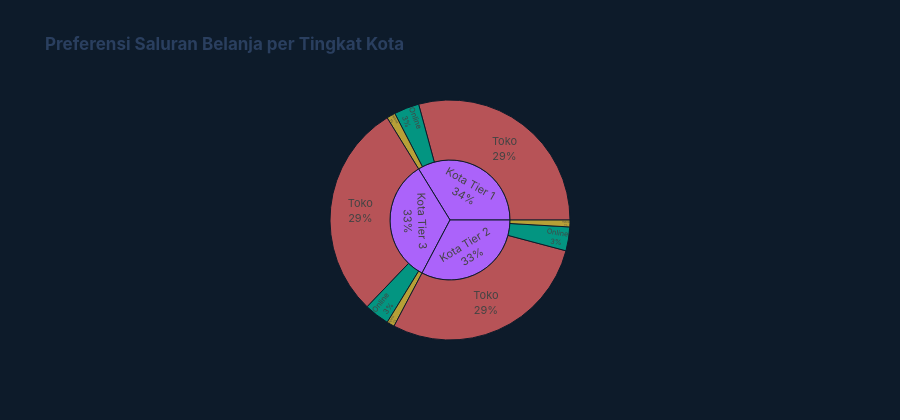

The notebook cell saved with this chart:
### Markdown cell above
### Visual 2 — Preferensi Saluran Belanja per Tingkat Kota

**Insight:** Bagaimana karakteristik kota memengaruhi pilihan saluran belanja konsumen?

### Code cell
pref_kota = df.groupby(["tingkat_kota", "preferensi_belanja"]).size().reset_index(name="jumlah")

fig2 = px.sunburst(
    pref_kota, path=["tingkat_kota", "preferensi_belanja"], values="jumlah",
    color="preferensi_belanja",
    color_discrete_map={"Online": "#00C9A7", "Toko": "#FF6B6B", "Hybrid": "#FFD93D"},
    title="<b>Preferensi Saluran Belanja per Tingkat Kota</b>",
)
fig2.update_traces(textinfo="label+percent entry", insidetextfont_size=11)
fig2.update_layout(
    paper_bgcolor="#0d1b2a", plot_bgcolor="#0d1b2a",
    font_family="Inter, sans-serif",
    height=420,
)
fig2.show()

print("Distribusi preferensi belanja:")
cross = pd.crosstab(df["tingkat_kota"], df["preferensi_belanja"], normalize="index")
print((cross * 100).round(1).to_string())
print("\n💡 INSIGHT: Belanja Toko mendominasi di semua tingkat kota (>85%).")
print("   Konsumen Kota Tier 1 memiliki proporsi belanja Online tertinggi —")
print("   mencerminkan infrastruktur digital dan kepercayaan platform yang lebih baik.")

### Figure 1 — Plotly figure (JSON) as saved in the notebook; plotly's stock layout.template omitted (floating-point values rounded to 4 significant figures)
{"data": [{"branchvalues": "total", "customdata": [["(?)"], ["(?)"], ["(?)"], ["Hybrid"], ["Hybrid"], ["Hybrid"], ["Online"], ["Online"], ["Online"], ["Toko"], ["Toko"], ["Toko"]], "domain": {"x": [0.0, 1.0], "y": [0.0, 1.0]}, "hovertemplate": "labels=%{label}<br>jumlah=%{value}<br>parent=%{parent}<br>id=%{id}<br>preferensi_belanja=%{customdata[0]}<extra></extra>", "ids": ["Kota Tier 1", "Kota Tier 2", "Kota Tier 3", "Kota Tier 1/Hybrid", "Kota Tier 2/Hybrid", "Kota Tier 3/Hybrid", "Kota Tier 1/Online", "Kota Tier 2/Online", "Kota Tier 3/Online", "Kota Tier 1/Toko", "Kota Tier 2/Toko", "Kota Tier 3/Toko"], "insidetextfont": {"size": 11}, "labels": ["Kota Tier 1", "Kota Tier 2", "Kota Tier 3", "Hybrid", "Hybrid", "Hybrid", "Online", "Online", "Online", "Toko", "Toko", "Toko"], "marker": {"colors": ["#ab63fa", "#ab63fa", "#ab63fa", "#FFD93D", "#FFD93D", "#FFD93D", "#00C9A7", "#00C9A7", "#00C9A7", "#FF6B6B", "#FF6B6B", "#FF6B6B"]}, "name": "", "parents": ["", "", "", "Kota Tier 1", "Kota Tier 2", "Kota Tier 3", "Kota Tier 1", "Kota Tier 2", "Kota Tier 3", "Kota Tier 1", "Kota Tier 2", "Kota Tier 3"], "textinfo": "label+percent entry", "type": "sunburst", "values": [3982.0, 3858.0, 3949.0, 138.0, 109.0, 122.0, 400.0, 378.0, 398.0, 3444.0, 3371.0, 3429.0]}], "layout": {"font": {"family": "Inter, sans-serif"}, "height": 420, "legend": {"tracegroupgap": 0}, "paper_bgcolor": "#0d1b2a", "plot_bgcolor": "#0d1b2a", "title": {"text": "<b>Preferensi Saluran Belanja per Tingkat Kota</b>"}}}
